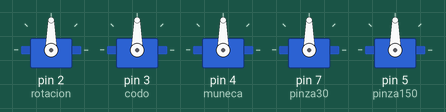
This sketch was run on a simulated Arduino Uno, built with avr-gcc and run on an emulated ATmega328P. On the bench: 5 × servo.

Above: at 0.1 s.
At 1.6 s:
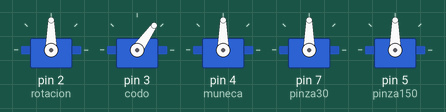
At 2.6 s:
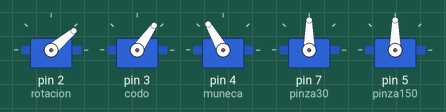
At 3.6 s:
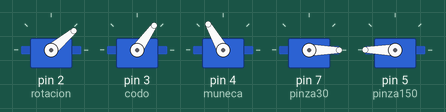
Timing chart, 0 to 5.1 s (numbered marks = the images above):
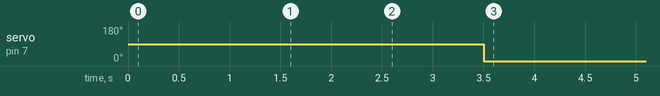

Measured:
- by itself, servo on pin 7 (pinza30): 90° → 0° at 3.5 s

The sketch:

ServosigmaSet.ino
```cpp
#include <Servo.h>

  Servo rotacion;  // Se nombran los servos
  Servo codo;
  Servo muneca;
  Servo pinza30;
  Servo pinza150;


int pos = 0;    // variable to store the servo position

void setup() {

    rotacion.attach(2);  // Se colocan los servos en los pines del 2-5
    codo.attach(3);
    muneca.attach(4);
    pinza30.attach(7);
    pinza150.attach(5);

    delay(1500);

    codo.write(55);
    delay(500);
    muneca.write(120);
    delay(500);
    rotacion.write(40);     //Se llevan los servos a 0 grados
    delay(500);
    pinza150.write(180);
    delay(500);
    pinza30.write(0);

}

void loop() {
  // put your main code here, to run repeatedly:

}
```
